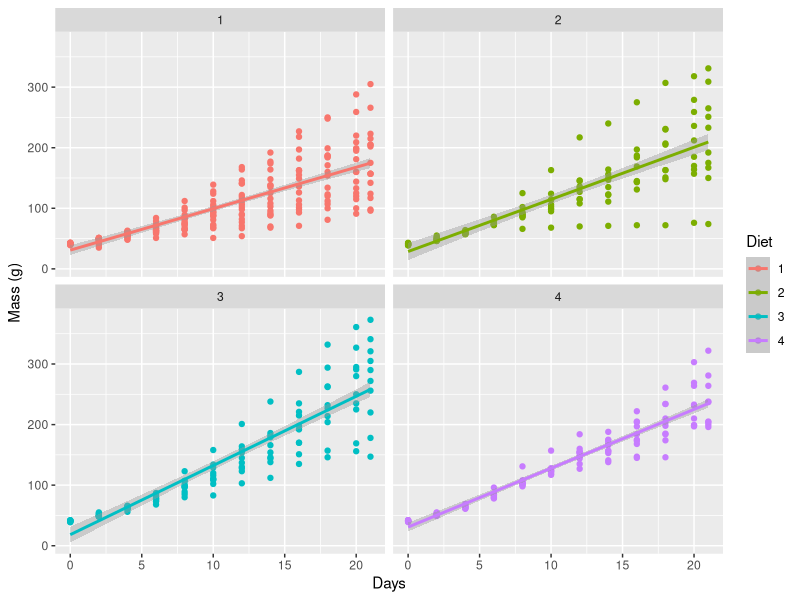
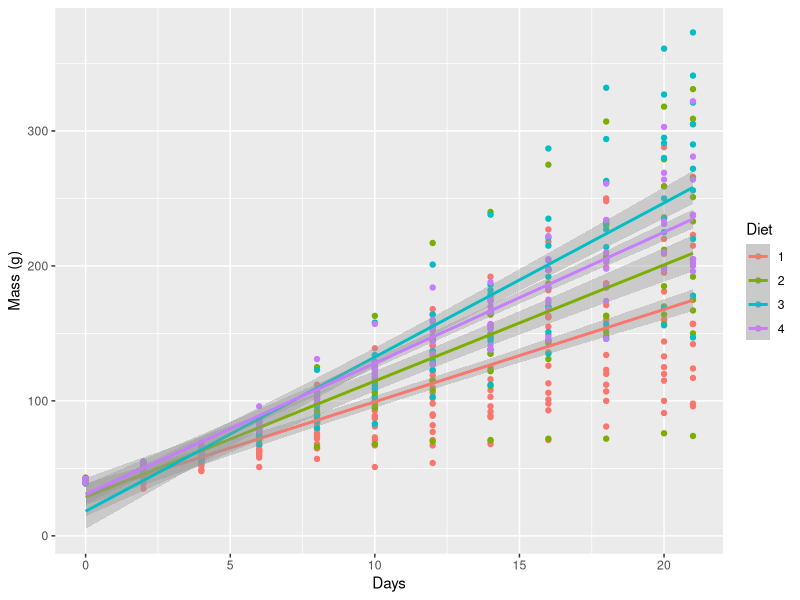
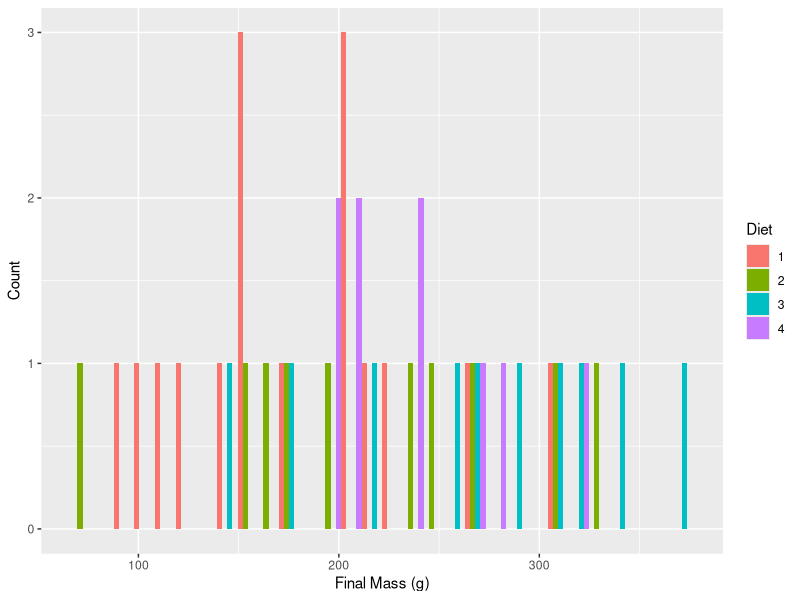
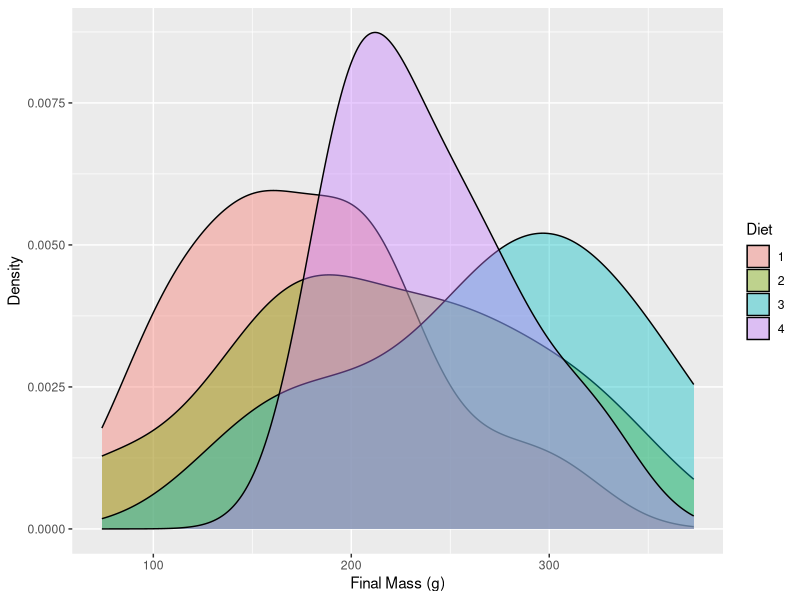
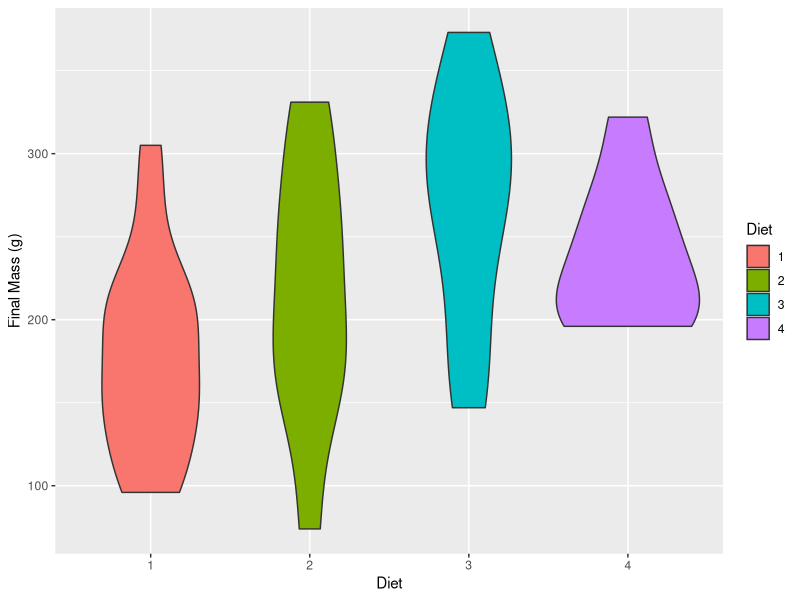
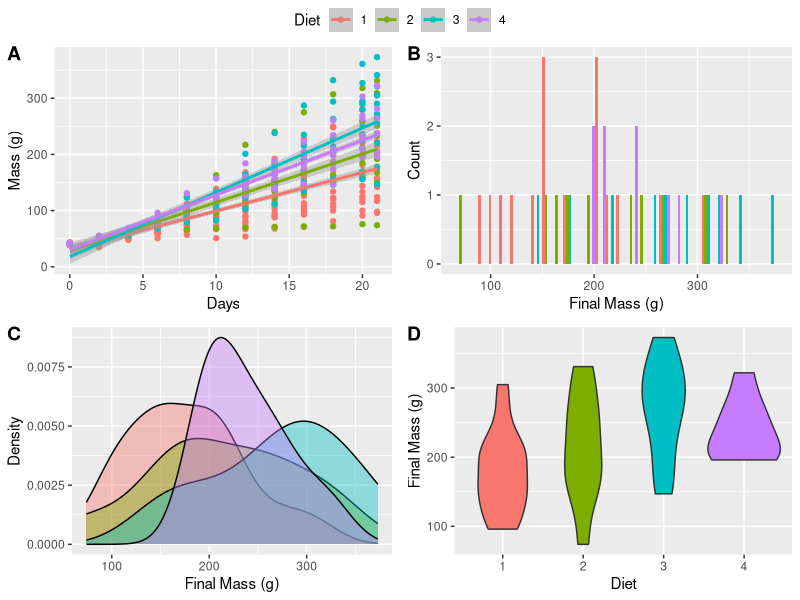

These figures' R source, in order:
## ---- chunk 1
knitr::opts_chunk$set(
  comment = "R>", 
  warning = FALSE, 
  message = FALSE
)
## ---- chunk 2
# Load libraries
library(tidyverse)
library(ggpubr)
## ---- chunk 3
# Load data
ChickWeight <- datasets::ChickWeight

# Create faceted figure
ggplot(data = ChickWeight, aes(x = Time, y = weight, colour = Diet)) +
  geom_point() +
  geom_smooth(method = "lm") + # Note the `+` sign here
  facet_wrap(~Diet, ncol = 2) + # This is the line that creates the facets
  labs(x = "Days", y = "Mass (g)")
## ---- chunk 4
ChickLast <- ChickWeight %>% 
  filter(Time == 21)
## ---- chunk 5
lm_1 <- ggplot(data = ChickWeight, aes(x = Time, y = weight, colour = Diet)) +
  geom_point() +
  geom_smooth(method = "lm") +
  labs(x = "Days", y = "Mass (g)")
lm_1
## ---- chunk 6
# Note that we are using 'ChickLast', not 'ChickWeight'
histogram_1 <- ggplot(data = ChickLast, aes(x = weight)) +
  geom_histogram(aes(fill = Diet), position = "dodge") +
  labs(x = "Final Mass (g)", y = "Count")
histogram_1
## ---- chunk 7
# Note that we are using 'ChickLast', not 'ChickWeight'
density_1 <- ggplot(data = ChickLast, aes(x = weight)) +
  geom_density(aes(fill = Diet), alpha = 0.4) +
  labs(x = "Final Mass (g)", y = "Density")
density_1
## ---- chunk 8
# Note that we are using 'ChickLast', not 'ChickWeight'
violin_1 <- ggplot(data = ChickLast, aes(x = Diet, y = weight)) +
  geom_violin(aes(fill = Diet)) +
  labs(x = "Diet", y = "Final Mass (g)")
violin_1
## ---- chunk 9
ggarrange(lm_1, histogram_1, density_1, violin_1, 
          ncol = 2, nrow = 2, # Set number of rows and columns
          labels = c("A", "B", "C", "D"), # Label each figure
          common.legend = TRUE) # Create common legend
